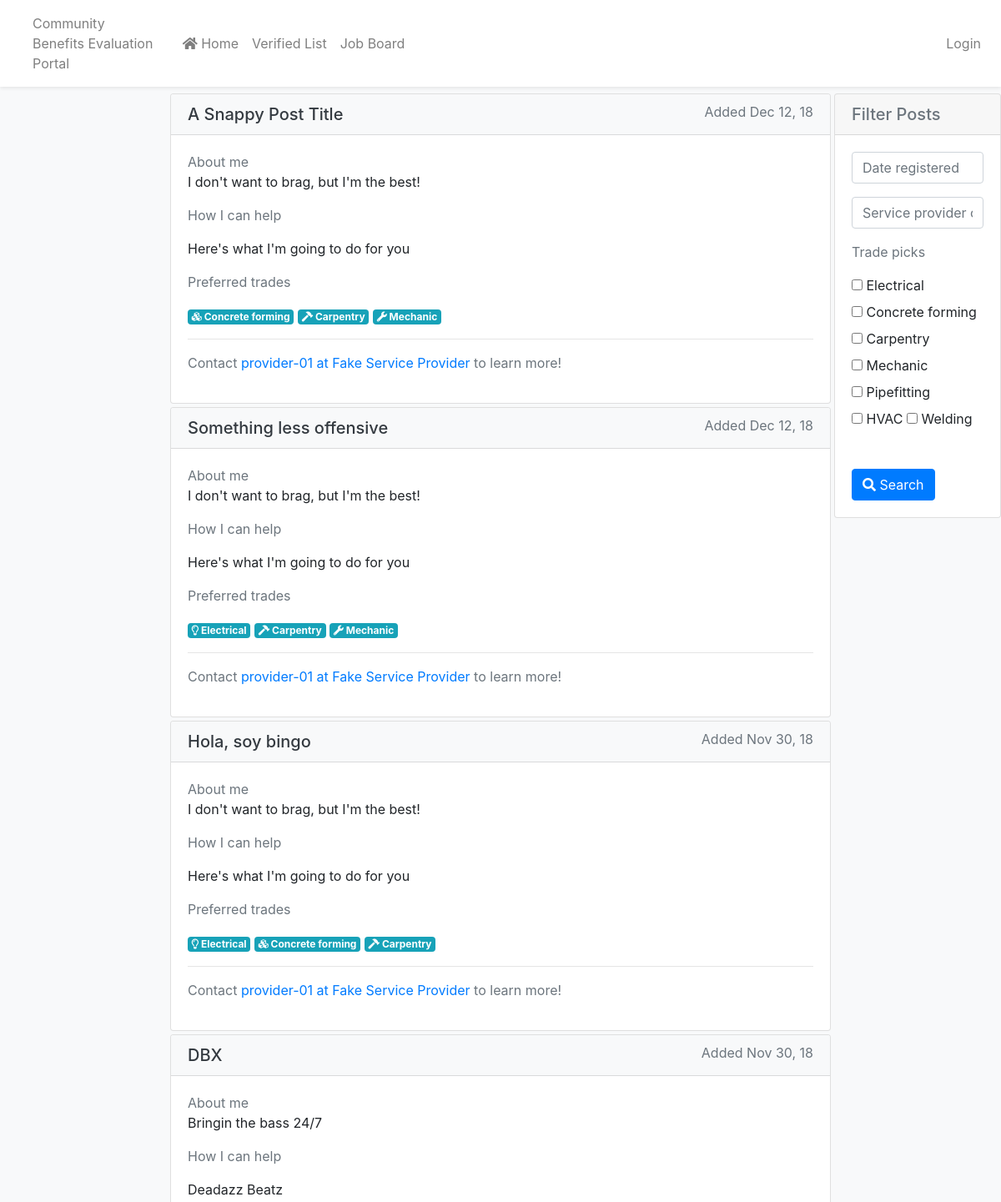
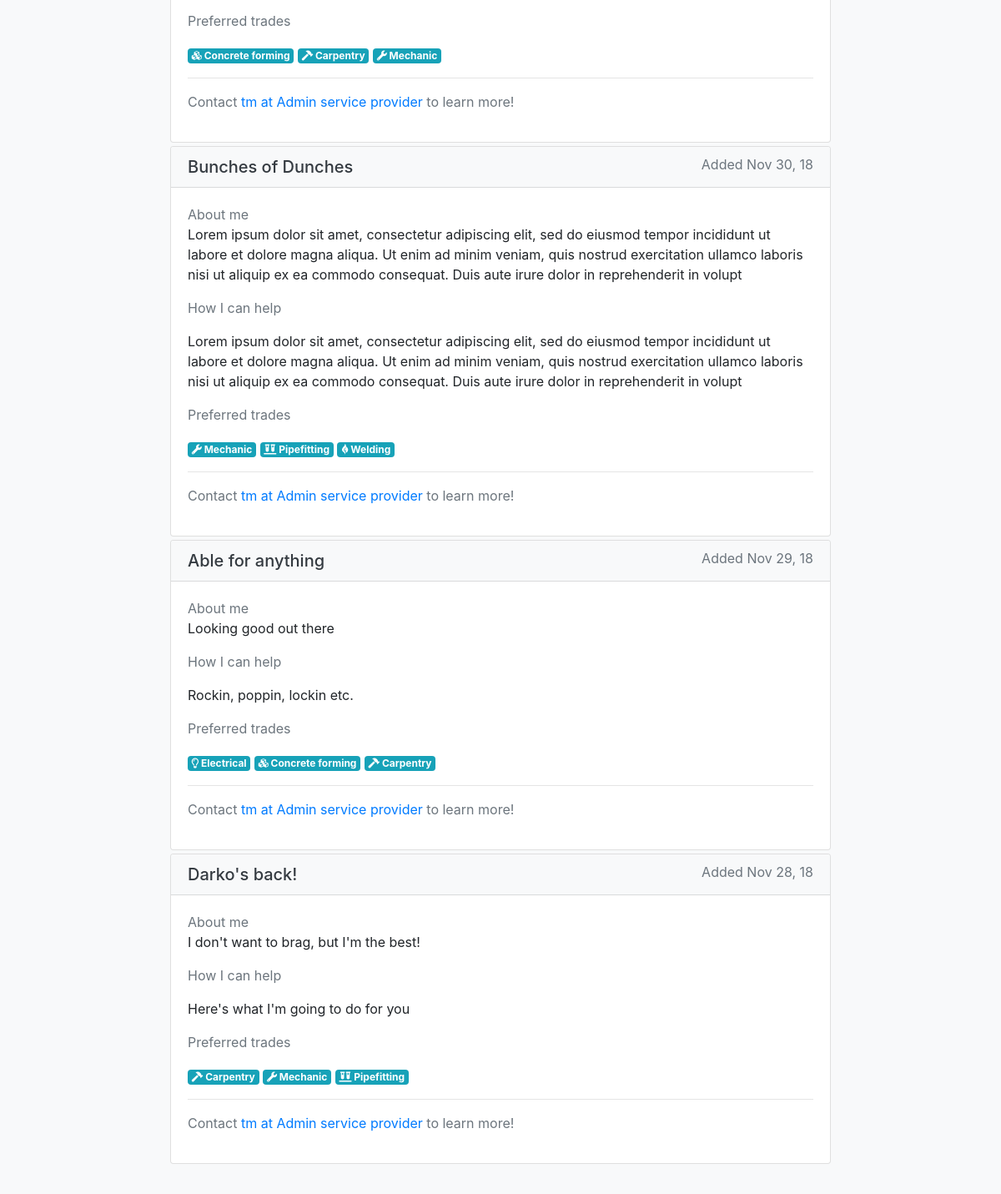
The app's page /cbtrack/job-board/ with its own data (2 pictures, top to bottom).
### cbtrack/models.py (models this page shows, shortened)
class ServiceDetail(models.Model):
    candidate = models.ForeignKey(Candidate, on_delete=models.CASCADE)
    service_provider = models.ForeignKey(
        User,
        on_delete=models.SET_NULL,
        null=True,
        blank=True
    )
    job_board = models.BooleanField()
    verified_list = models.BooleanField()
    """
    Job board material will be presented to employers without any identifying information about the candidate being
    shared. The intention here is to have a place where employers can seek out community benefits eligible candidates,
    flag their interest in contacting them to the relevant service provider, and have them arrange next steps
    """
    post_title = models.CharField(
        max_length=140, blank=True, null=True,
        default='A Snappy Post Title'
    )
    about_me = models.TextField(
        max_length=280, blank=True, null=True,
        default='I don\'t want to brag, but I\'m the best!'
    )
    how_help = models.TextField(
        max_length=280, blank=True, null=True,
        default='Here\'s what I\'m going to do for you'
    )
    top_trade = models.ManyToManyField(
        'TopTrade',
        blank=True
    )
    class Meta:
        permissions = (('service_detail_admin', 'Create, Update, and Delete service details'), )

class Candidate(models.Model):
    first_name = models.CharField(max_length=100, help_text='First name')
    last_name = models.CharField(max_length=100, help_text='Last name')
    email = models.EmailField(help_text='Email')
    phone = models.CharField(max_length=15, blank=True)
    TRADE_STATUS_CHOICES = {
        ('a', 'Apprentice'),
        ('j', 'Journeyperson'),
        ('o', 'Non-trades'),
    }
    trade_status = models.CharField(
        max_length=100,
        default='a',
        choices=TRADE_STATUS_CHOICES,
        help_text='Trade status'
    )
    date_added = models.DateTimeField('date registered in the tracker', auto_now_add=True)
    created_by = models.ForeignKey(User, on_delete=models.SET_NULL, null=True, blank=True)
    date_of_birth = models.DateField()
    racialized = models.BooleanField()
    indigenous = models.BooleanField()
    female = models.BooleanField()
    veteran = models.BooleanField()

class TopTrade(models.Model):
    name = models.CharField(max_length=100)
    fa_icon = models.CharField(max_length=100)
    def __str__(self):
        return self.name

class Profile(models.Model):
    user = models.OneToOneField(User, on_delete=models.CASCADE)
    role = models.CharField(max_length=120, blank=True, null=True)
    phone = models.IntegerField(blank=True, null=True)
    org_type = models.CharField(max_length=100, choices={('emp', 'Employer'), ('sp', 'Service Provider')}, blank=True, null=True)
    org_name = models.CharField(max_length=100)
    org_description = models.TextField(max_length=500)

### cbtrack/views.py (the view)
# urls.py: path('job-board/', views.job_board_filter, name = 'job-board'),
def job_board_filter(request):
    candidate_list = ServiceDetail.objects\
        .filter(job_board=True)\
        .order_by('-candidate__date_added')
    candidate_filter = JobBoardFilter(request.GET, queryset=candidate_list)
    return render(request, 'cbtrack/job_board_filter.html', {'filter': candidate_filter})

### cbtrack/templates/cbtrack/job_board_filter.html (shortened to what this page needs)
{% extends "cbtrack/base_generic.html" %}
{% block main %}
    {% for post in filter.qs %}
            <div class="card mb-1">
            <h5 class="card-header text-dark bg-light">
                {{ post.post_title }}
                <small class="text-muted float-right">
                    Added {{ post.candidate.date_added|date:"M d, y" }}
                </small>
            </h5>
        <div class="card-body">
        <p><span class="text-muted">About me</span><br>{{ post.about_me }}</p>
        <p class="text-muted">How I can help</p>
        <p>{{ post.how_help }}</p>
        <p class="text-muted">Preferred trades</p>
        {% for trade in post.top_trade.all %}
            <span class="badge badge-info">
                <i class="{{ trade.fa_icon }}"></i>
                {{ trade }}
            </span>
        {% endfor %}
        <hr>
        <p class="text-muted">
                Contact <a href="{% url 'cbtrack:profile-detail' post.service_provider.profile.pk %}">{{post.service_provider}} at {{ post.service_provider.profile.org_name }}</a> to learn more!
        </p>
        </div>
    </div>
    {% endfor %}
{% endblock main %}
{% load widget_tweaks %}
{% block sidebar %}
    <div class="card">
        <h5 class="card-header text-muted">Filter Posts</h5 >
        <div class="card-body">
        <form method="get">
            <div class="form-group">
                {% render_field filter.form.candidate__date_added class="form-control" placeholder="Date registered" %}
            </div>
            <div class="form-group">
                {% render_field filter.form.service_provider__profile__org_name class="form-control" placeholder="Service provider org." %}
            </div>
            <div class="form-group">
                <p class="text-muted">Trade picks</p>
                <div>
                {% for trade in filter.form.top_trade %}
                    <label class="checkbox">
                        {{ trade.tag }} {{ trade.choice_label }}
                    </label>
                {% endfor %}
                </div>
            </div>
            <br>
            <button type="submit" class="btn btn-primary">
                <i class="fas fa-search"></i> Search
            </button>
        </form>
        </div>
    </div>
{% endblock sidebar %}

### static/cbtrack/css/styles.css (style rules this page uses)
html { position: relative; min-height: 100%; height: 100%; }
body { height: 100%; margin-bottom: 60px; }
html, body { height: 100%; }

### records on screen
ServiceDetail: post_title "A Snappy Post Title", candidate.date_added "Dec 12, 18", about_me "I don't want to brag, but I'm the best!", how_help "Here's what I'm going to do for you", service_provider "provider-01", service_provider.profile.org_name "Fake Service Provider"
TopTrade: name "Concrete forming", choice_label "Concrete forming"
TopTrade: name "Carpentry", choice_label "Carpentry"
TopTrade: name "Mechanic", choice_label "Mechanic"
ServiceDetail: post_title "Something less offensive", candidate.date_added "Dec 12, 18", about_me "I don't want to brag, but I'm the best!", how_help "Here's what I'm going to do for you", service_provider "provider-01", service_provider.profile.org_name "Fake Service Provider"
TopTrade: name "Electrical", choice_label "Electrical"
ServiceDetail: post_title "Hola, soy bingo", candidate.date_added "Nov 30, 18", about_me "I don't want to brag, but I'm the best!", how_help "Here's what I'm going to do for you", service_provider "provider-01", service_provider.profile.org_name "Fake Service Provider"
ServiceDetail: post_title "DBX", candidate.date_added "Nov 30, 18", about_me "Bringin the bass 24/7", how_help "Deadazz Beatz", service_provider "tm", service_provider.profile.org_name "Admin service provider"
ServiceDetail: post_title "Bunches of Dunches", candidate.date_added "Nov 30, 18", about_me "Lorem ipsum dolor sit amet, consectetur adipiscing elit, sed do eiusmod tempor incididunt ut labore et dolore magna aliqua. Ut enim ad minim veniam, quis nostrud exercitation ullamco laboris nisi ut aliquip ex ea commodo consequat. Duis aute irure dolor in reprehenderit in volupt", how_help "Lorem ipsum dolor sit amet, consectetur adipiscing elit, sed do eiusmod tempor incididunt ut labore et dolore magna aliqua. Ut enim ad minim veniam, quis nostrud exercitation ullamco laboris nisi ut aliquip ex ea commodo consequat. Duis aute irure dolor in reprehenderit in volupt", service_provider "tm", service_provider.profile.org_name "Admin service provider"
TopTrade: name "Pipefitting", choice_label "Pipefitting"
TopTrade: name "Welding", choice_label "Welding"
ServiceDetail: post_title "Able for anything", candidate.date_added "Nov 29, 18", about_me "Looking good out there", how_help "Rockin, poppin, lockin etc.", service_provider "tm", service_provider.profile.org_name "Admin service provider"
ServiceDetail: post_title "Darko's back!", candidate.date_added "Nov 28, 18", about_me "I don't want to brag, but I'm the best!", how_help "Here's what I'm going to do for you", service_provider "tm", service_provider.profile.org_name "Admin service provider"
TopTrade: choice_label "HVAC"
